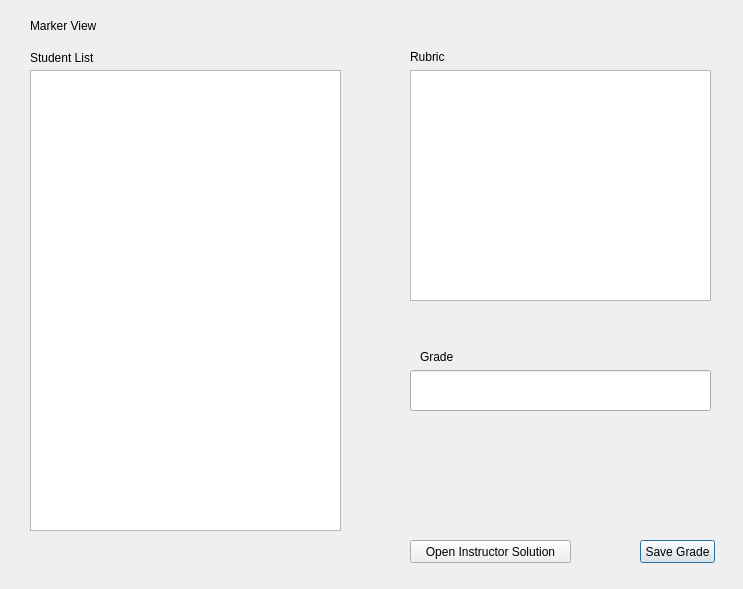
<?xml version="1.0" encoding="UTF-8"?>
<ui version="4.0">
 <class>markers</class>
 <widget class="QDialog" name="markers">
  <property name="geometry">
   <rect>
    <x>0</x>
    <y>0</y>
    <width>743</width>
    <height>589</height>
   </rect>
  </property>
  <property name="windowTitle">
   <string>Dialog</string>
  </property>
  <widget class="QTableView" name="tableView_StudentSelection">
   <property name="geometry">
    <rect>
     <x>30</x>
     <y>70</y>
     <width>311</width>
     <height>461</height>
    </rect>
   </property>
  </widget>
  <widget class="QLabel" name="label">
   <property name="geometry">
    <rect>
     <x>30</x>
     <y>50</y>
     <width>331</width>
     <height>16</height>
    </rect>
   </property>
   <property name="text">
    <string>Student List</string>
   </property>
  </widget>
  <widget class="QLabel" name="label_2">
   <property name="geometry">
    <rect>
     <x>410</x>
     <y>50</y>
     <width>46</width>
     <height>13</height>
    </rect>
   </property>
   <property name="text">
    <string>Rubric</string>
   </property>
  </widget>
  <widget class="QPushButton" name="pushButton_GradeEssayActivity">
   <property name="geometry">
    <rect>
     <x>640</x>
     <y>540</y>
     <width>75</width>
     <height>23</height>
    </rect>
   </property>
   <property name="text">
    <string>Save Grade</string>
   </property>
  </widget>
  <widget class="QLabel" name="label_3">
   <property name="geometry">
    <rect>
     <x>30</x>
     <y>10</y>
     <width>681</width>
     <height>31</height>
    </rect>
   </property>
   <property name="text">
    <string>Marker View</string>
   </property>
  </widget>
  <widget class="QTableView" name="tableView_Rubric">
   <property name="geometry">
    <rect>
     <x>410</x>
     <y>70</y>
     <width>301</width>
     <height>231</height>
    </rect>
   </property>
  </widget>
  <widget class="QPushButton" name="pushButton_OpenInstructorSolution">
   <property name="geometry">
    <rect>
     <x>410</x>
     <y>540</y>
     <width>161</width>
     <height>23</height>
    </rect>
   </property>
   <property name="text">
    <string>Open Instructor Solution</string>
   </property>
  </widget>
  <widget class="QLineEdit" name="lineEdit">
   <property name="geometry">
    <rect>
     <x>410</x>
     <y>370</y>
     <width>301</width>
     <height>41</height>
    </rect>
   </property>
  </widget>
  <widget class="QLabel" name="label_4">
   <property name="geometry">
    <rect>
     <x>420</x>
     <y>350</y>
     <width>46</width>
     <height>13</height>
    </rect>
   </property>
   <property name="text">
    <string>Grade</string>
   </property>
  </widget>
 </widget>
 <resources/>
 <connections/>
</ui>
